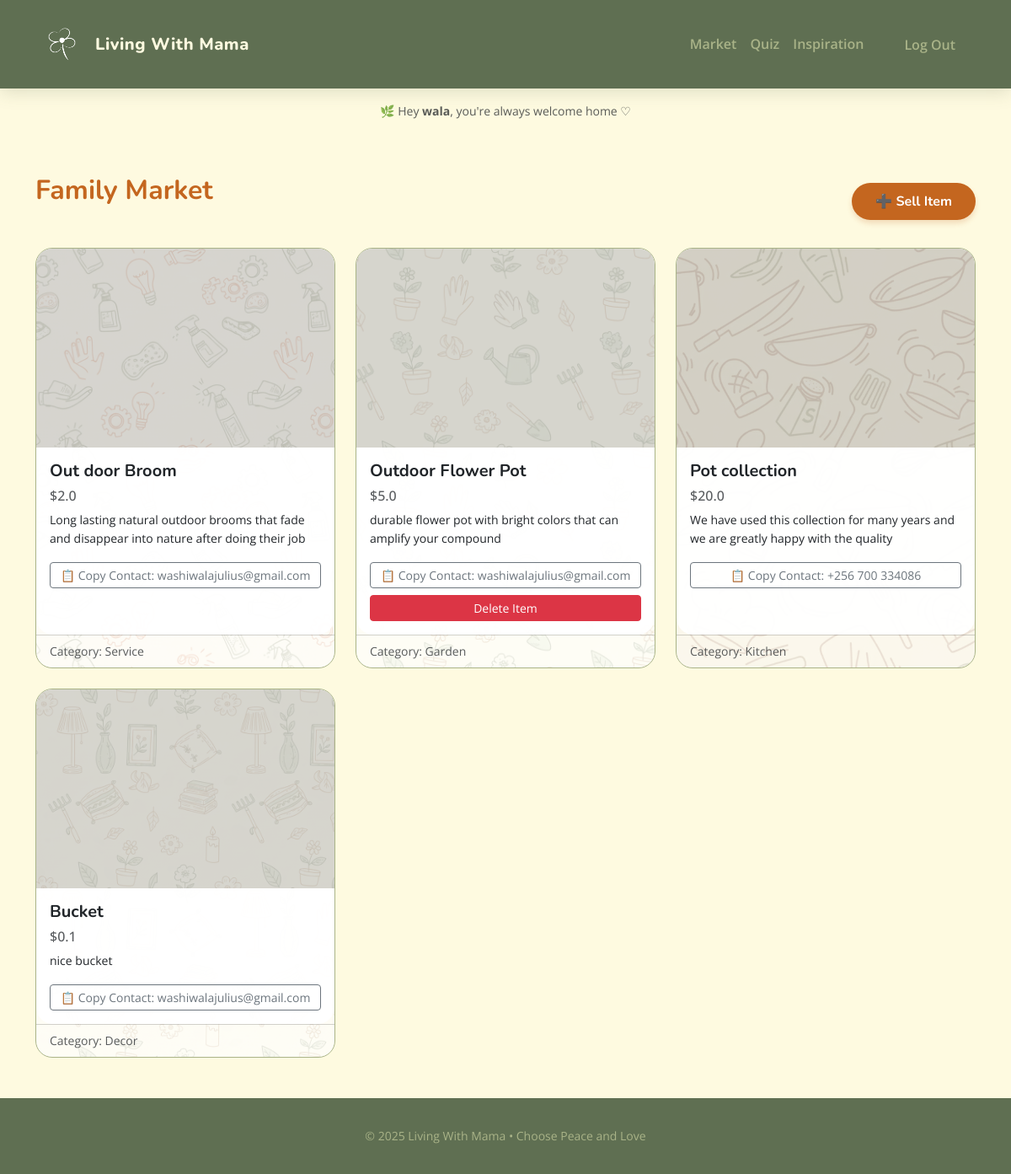
The page /market (signed in) on the database as committed earlier.
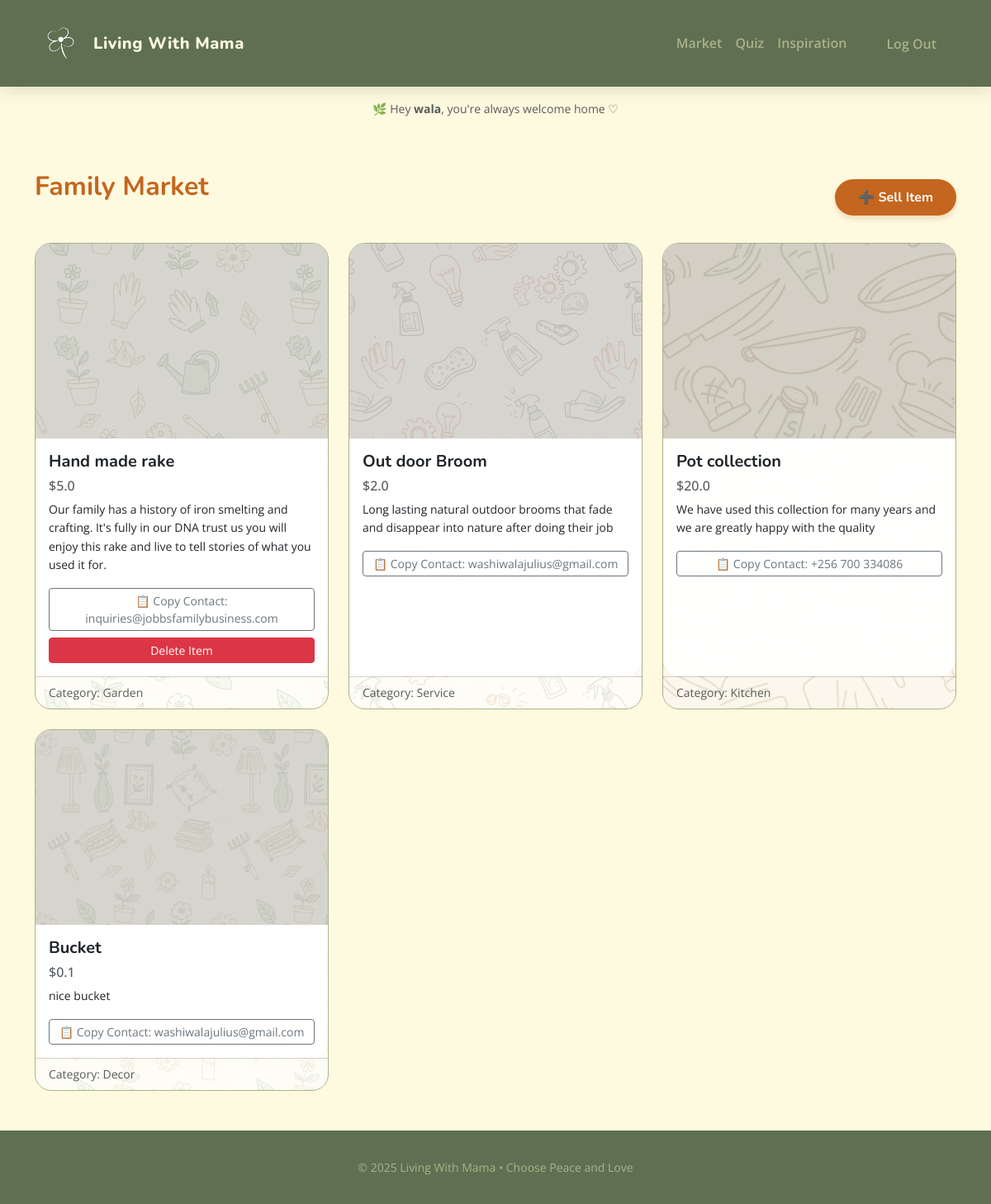
The same page on the database as committed later.
### tables this page shows
CREATE TABLE market_items (
    id INTEGER PRIMARY KEY AUTOINCREMENT,
    user_id INTEGER NOT NULL,
    title TEXT NOT NULL,
    description TEXT NOT NULL,
    price REAL NOT NULL,
    category TEXT NOT NULL, 
    contact_info TEXT NOT NULL,
    created_at TIMESTAMP DEFAULT CURRENT_TIMESTAMP,
    FOREIGN KEY(user_id) REFERENCES users(id)
);

### app.py (the view)
@app.route("/market")
@login_required
def market():
    items = db.execute("SELECT * FROM market_items ORDER BY created_at DESC")
    return render_template("market.html", items=items)

### app.py (called while the page is built)
@app.after_request
def after_request(response):
    response.headers["Cache-Control"] = "no-cache, no-store, must-revalidate"
    response.headers["Expires"] = 0
    response.headers["Pragma"] = "no-cache"
    return response

### helpers.py (called while the page is built)
def login_required(f):
    @wraps(f)
    def decorated_function(*args, **kwargs):
        if session.get("user_id") is None:
            return redirect("/login")
        return f(*args, **kwargs)
    return decorated_function

### templates/market.html (shortened to what this page needs)
{% extends "layout.html" %}
{% block main %}
<div class="d-flex justify-content-between align-items-center mb-4">
    <h2 class="mb-4 title-orange">Family Market</h2>
    <a href="/market/sell" class="btn btn-primary-custom">➕ Sell Item</a>
</div>
<div class="row row-cols-1 row-cols-md-3 g-4">
    {% for item in items %}
    <div class="col market-item">
        <div class="market-card-wrapper card card-custom h-100">
            <img src="https://placehold.co/600x400/FAEDCD/D4A373?text={{ item.category }}" class="card-img-top" alt="Item">
            <div class="card-body">
                <h5 class="card-title">{{ item.title }}</h5>
                <h6 class="text-muted">${{ item.price }}</h6>
                <p class="card-text small">{{ item.description }}</p>
                <div class="d-grid gap-2">
                    <button class="btn btn-outline-secondary btn-sm"
                            data-contact="{{ item.contact_info }}"
                            onclick="copyContact(this)">
                        📋 Copy Contact: {{ item.contact_info }}
                    </button>
                    {% if item.user_id == session.user_id %}
                    <button type="button" class="btn btn-danger btn-sm w-100" data-bs-toggle="modal" data-bs-target="#deleteModal{{ item.id }}">
                        Delete Item
                    </button>
                    {% endif %}
                </div>
            </div>
            <div class="card-footer bg-transparent text-muted small">
                Category: {{ item.category }}
            </div>
        </div>
    </div>
    {% endfor %}
</div>
{% endblock %}

Rows that differ between the two databases and show on the page:
removed market_items: title "Outdoor Flower Pot", price "5.0", description "durable flower pot with bright colors that can amplify your compound", contact_info "washiwalajulius@gmail.com", category "Garden"
added market_items: title "Hand made rake", price "5.0", description "Our family has a history of iron smelting and crafting. It's fully in our DNA trust us you will enjoy this rake and live to tell stories of what you used it for.", contact_info "inquiries@jobbsfamilybusiness.com", category "Garden"
